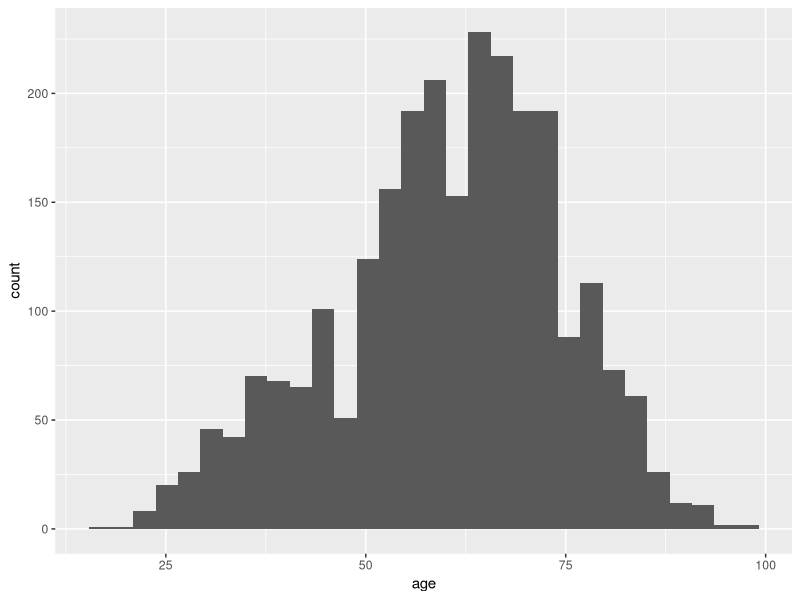
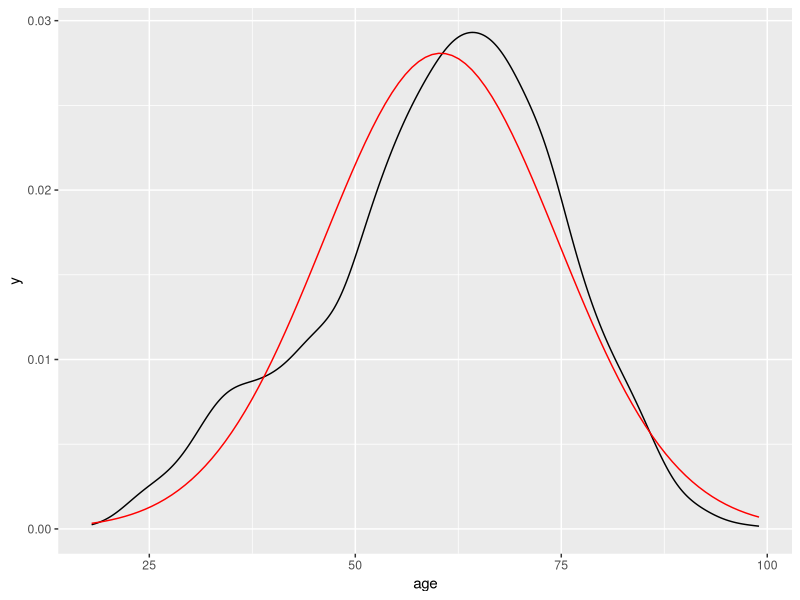

The R source for these figures, in order: (Note: this script raises an error after producing the figures.)
## ---- chunk 1
ds <- read.csv("Class Data Set.csv")
## ---- chunk 2
library(ggplot2)
ggplot(ds, aes(age)) +
  geom_histogram() 
## ---- chunk 3
ggplot(ds, aes(age)) +
  geom_density() +
   stat_function(fun = dnorm, args = list(mean = mean(ds$age, na.rm = T), 
                                            sd = sd(ds$age, na.rm = T)), color = "red") 
## ---- chunk 4
knitr::include_graphics("freq-ideo.png")
## ---- chunk 5
# frequency counts for each level
table(ds$ideol)

# To view percentages
library(dplyr)
table(ds$ideol) %>% prop.table()

# multiply the numbers by 100 
table(ds$ideol) %>% prop.table() * 100 
## ---- chunk 6
mean(ds$ideol, na.rm=TRUE)
mean(ds$age, na.rm=TRUE)
mean(ds$glbcc_risk, na.rm=TRUE)
## ---- chunk 7
sd(ds$ideol, na.rm=TRUE)
sd(ds$age, na.rm=TRUE)
sd(ds$glbcc_risk, na.rm=TRUE)
## ---- chunk 8
y <- c(2, 2.5, 3, 4, 5.5, 7)
y.df <- data.frame(y) 

ggplot(y.df, aes(y)) +
  geom_density() +
  geom_segment(aes(x = 3, y = 0.19, xend = 3, yend = 0), linetype = "dashed") +
  geom_segment(aes(x = 4, y = 0.16, xend = 4, yend = 0)) +
  annotate("text", x = 3.7, y = 0.05, label = "Median", size = 4) +
  annotate("text", x = 2.7, y = 0.05, label = "Mean", size = 4) +
  annotate("text", x = 6, y = 0.03, label = "Positive Skew", size = 5) +
  theme(axis.title.x = element_blank(),
        axis.title.y = element_blank(),
        axis.text = element_blank(),
        axis.ticks = element_blank(),
        panel.background = element_rect(fill = "white"))

y2 <- c(2, 3, 4.5, 5.5, 6, 6.5, 7)
y.df2 <- data.frame(y2)

ggplot(y.df2, aes(y2)) +
  geom_density()  +
  geom_segment(aes(x = 6, y = 0.195, xend = 6, yend = 0), linetype = "dashed") +
  geom_segment(aes(x = 5, y = 0.17, xend = 5, yend = 0)) +
  annotate("text", x = 6.4, y = 0.05, label = "Mean", size = 4) +
  annotate("text", x = 5.3, y = 0.05, label = "Median", size = 4) +
  annotate("text", x = 3, y = 0.03, label = "Negative Skew", size = 5) +
  theme(axis.title.x = element_blank(),
        axis.title.y = element_blank(),
        axis.text = element_blank(),
        axis.ticks = element_blank(),
        panel.background = element_rect(fill = "white"))
## ---- chunk 9
ggplot(ds, aes("", glbcc_risk)) +
  geom_boxplot()
## ---- chunk 10
ggplot(ds, aes(sample = glbcc_risk)) +
  stat_qq()
## ---- chunk 11
summary(ds$ideol, na.rm=TRUE)
summary(ds$age, na.rm=TRUE)
summary(ds$glbcc_risk, na.rm=TRUE)
## ---- chunk 12
library(psych)
describe(ds$ideol)
